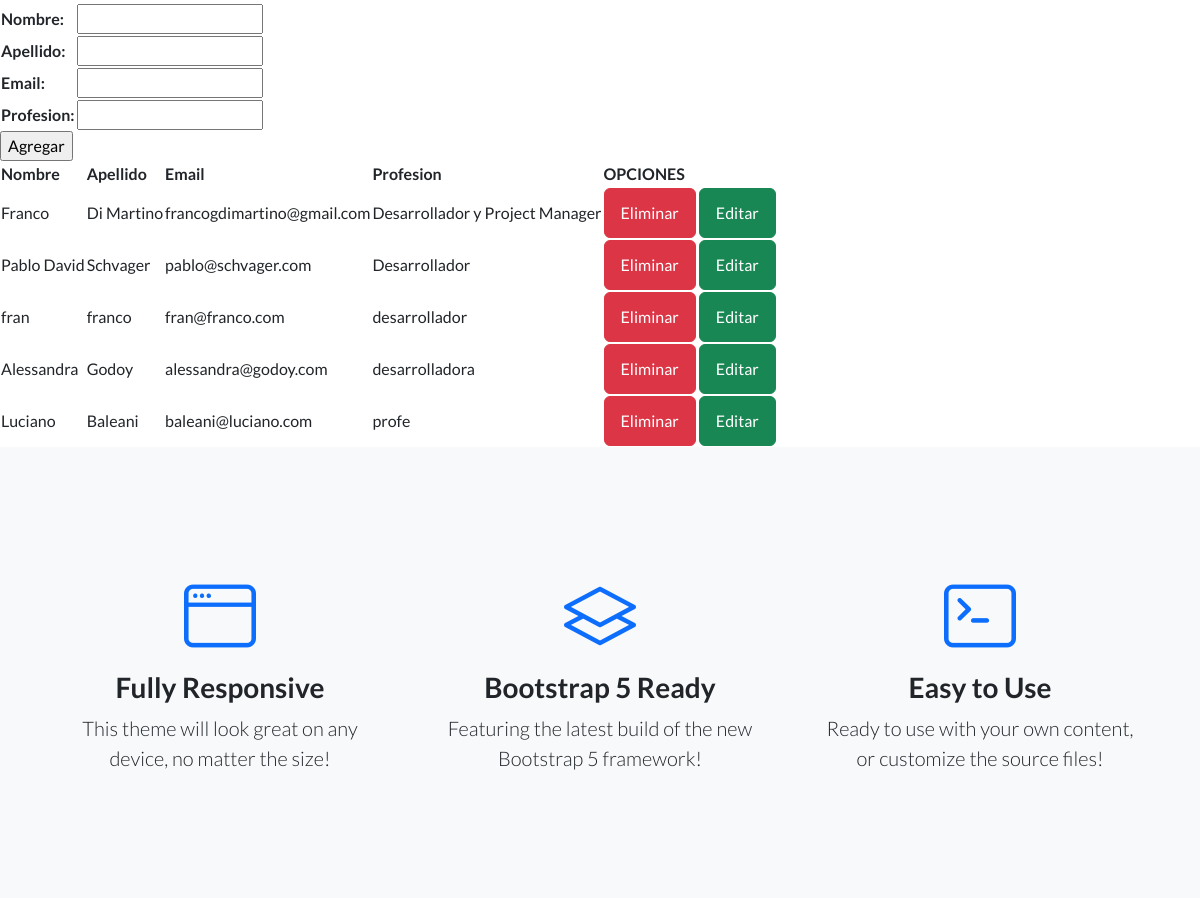
The app's page /AppCoder/profesores/ (signed in, middle part), older data.
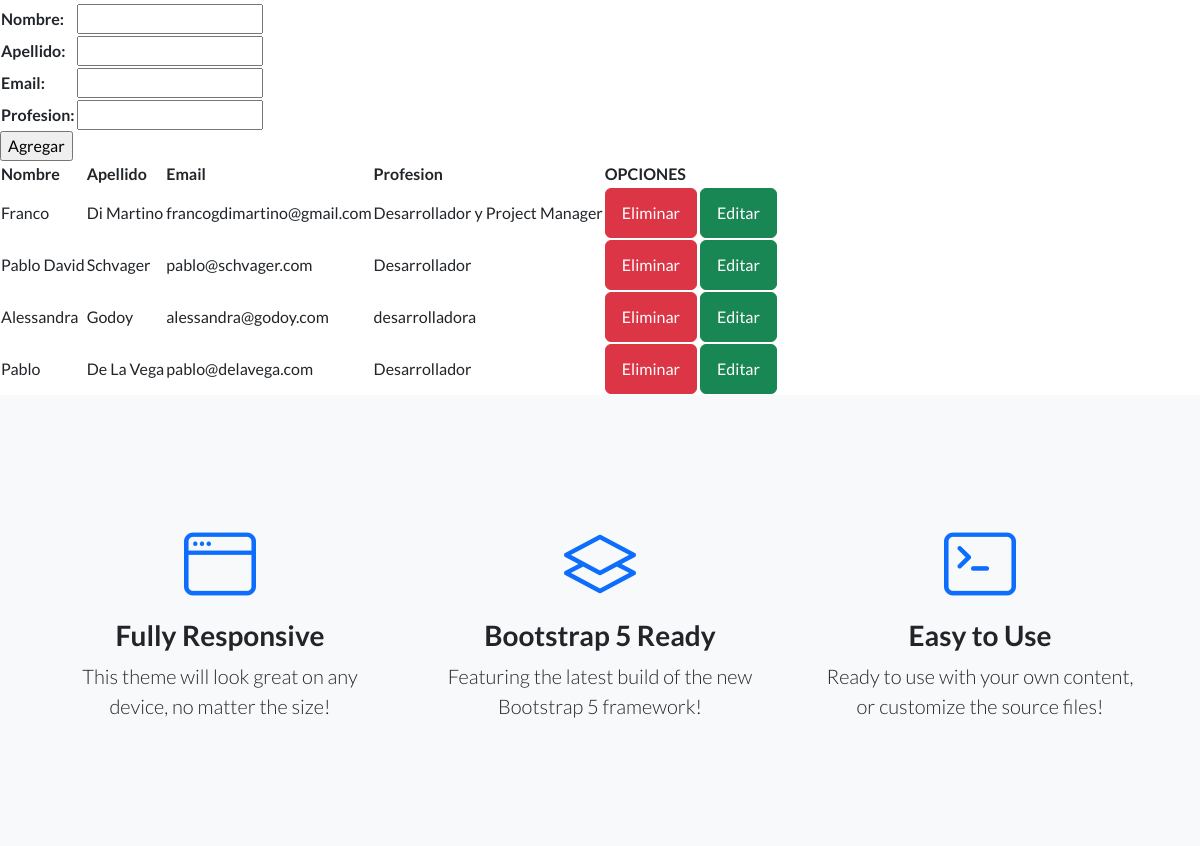
The same page, newer data.
### AppCoder/models.py (models this page shows, shortened)
class Profesor(models.Model):
    nombre= models.CharField(max_length=50)
    apellido= models.CharField(max_length=50)
    email= models.EmailField()
    profesion= models.CharField(max_length=50)

### AppCoder/views.py (the view)
# urls.py: path("profesores/", profesores, name="profesores"),
@login_required
def profesores(request):
    avatar= obtenerAvatar(request)
    if request.method=="POST":
        form=ProfesorForm(request.POST)
        if form.is_valid():
            info=form.cleaned_data
            nombre=info["nombre"]
            apellido=info["apellido"]
            email=info["email"]
            profesion=info["profesion"]
            profesor=Profesor(nombre=nombre,apellido=apellido,email=email,profesion=profesion)
            profesor.save()
            mensaje="Profesor creado"
        else:
            mensaje="Datos invalidos"
        profesores=Profesor.objects.all()
        formulario_profesor=ProfesorForm()
        return render(request,"AppCoder/profesores.html", {"mensaje":mensaje, "formulario":formulario_profesor, "profesores":profesores, "avatar":avatar})
    else:
        formulario_profesor=ProfesorForm()
        profesores=Profesor.objects.all()
    return render(request,"AppCoder/profesores.html", {"formulario": formulario_profesor, "profesores":profesores, "avatar": avatar})

### AppCoder/forms.py
class ProfesorForm(forms.Form):
    nombre= forms.CharField(max_length=50)
    apellido= forms.CharField(max_length=50)
    email= forms.EmailField()
    profesion= forms.CharField(max_length=50)

### AppCoder/views.py (called while the page is built)
def obtenerAvatar(request):
    avatares=Avatar.objects.filter(user=request.user.id)
    if len(avatares)!=0:
        return avatares[0].imagen.url
    else:
        return "/media/avatars/avatarpordefecto.png"

### AppCoder/templates/AppCoder/profesores.html (shortened to what this page needs)
{% extends "AppCoder/padre.html" %}
{% load static %}
{% block contenido_que_cambia %}
<form action="{% url 'profesores' %}" method="post"> {% csrf_token %}
    <table>
    {{ formulario.as_table }}
    </table>
    <input type="submit" value="Agregar">
</form>
<table>
    <thead>
        <tr>
            <th>Nombre</th>
            <th>Apellido</th>
            <th>Email</th>
            <th>Profesion</th>
            <th>OPCIONES</th>
        </tr>
    </thead>
    <tbody>
        {% for profesor in profesores %}
        <tr>
            <td>
                {{ profesor.nombre}}
            </td>
            <td>
                {{ profesor.apellido}}
            </td>
            <td>
                {{ profesor.email}}
            </td>
            <td>
                {{ profesor.profesion}}
            </td>
            <td>
                <a class="btn btn-danger" href="{% url 'eliminarProfesor'  profesor.id  %}">Eliminar  </a>
                <a class="btn btn-success" href="{% url 'editarProfesor'  profesor.id  %}">Editar</a>
            </td>
        </tr>
        {% endfor %}
    </tbody>
</table>
{% endblock %}

Row changes from the older to the newer data that the page shows:
removed Profesor: nombre "fran", apellido "franco", email "fran@franco.com", profesion "desarrollador"
removed Profesor: nombre "Luciano", apellido "Baleani", email "baleani@luciano.com", profesion "profe"
added Profesor: nombre "Pablo", apellido "De La Vega", email "pablo@delavega.com", profesion "Desarrollador"
